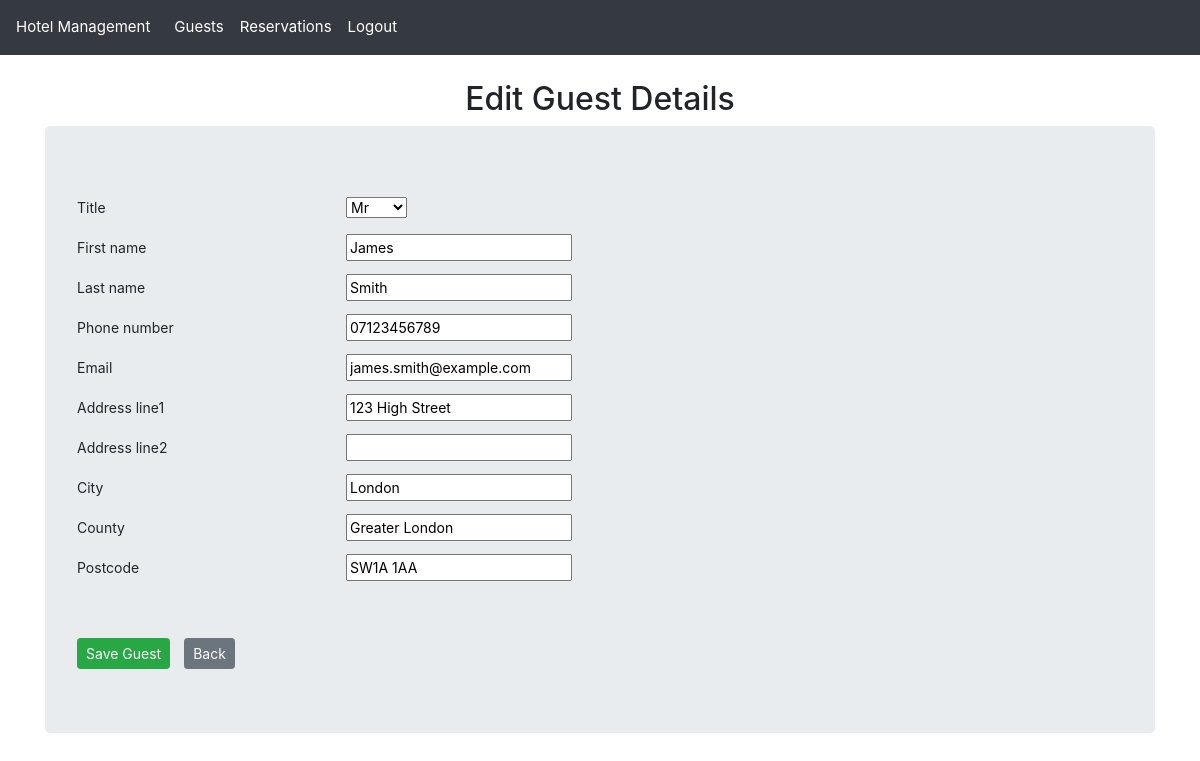
The page /guest/6/update/ (signed in) on the database its author committed.
### hotel_app/models.py (models this page shows, shortened)
class Guest(models.Model):
    guest_id = models.AutoField(primary_key=True)  # Unique identifier for each guest
    title = models.CharField(
        max_length=10,
        validators=[validate_title]
    )  # Guest's title (Mr., Mrs., Ms., etc.)
    first_name = models.CharField(
        max_length=50,
        validators=[
            RegexValidator(
                r'^[A-Za-z\-\' ]+$',
                message="First name can only contain letters, hyphens, apostrophes and spaces"
            )
        ]
    )  # Guest's first name
    last_name = models.CharField(
        max_length=50,
        validators=[
            RegexValidator(
                r'^[A-Za-z\-\' ]+$',
                message="Last name can only contain letters, hyphens, apostrophes and spaces"
            )
        ]
    )  # Guest's last name
    phone_number = models.CharField(
        max_length=11,
        validators=[
            RegexValidator(
                r'^(07\d{9}|0\d{10})$',
                message="Phone number must be a valid UK number with only digits (e.g., '07123456789' or '02012345678')"
            )
        ]
    )  # Contact phone number
    email = models.EmailField(
        max_length=320,
        validators=[
            RegexValidator(
                r'^[a-zA-Z0-9._%+-]+@[a-zA-Z0-9.-]+\.[a-zA-Z]{2,}$',
                message="Please enter a valid email address"
            )
        ]
    )  # Contact email address
    address_line1 = models.CharField(
        max_length=80,
        validators=[
            RegexValidator(
                r'^[A-Za-z0-9\-\',\. ]+$',
                message="Address can only contain letters, numbers, hyphens, apostrophes, commas, periods and spaces"
            )
        ]
    )  # Primary address line
    address_line2 = models.CharField(
        max_length=80,
        blank=True,
        null=True,
        validators=[
            RegexValidator(
                r'^[A-Za-z0-9\-\',\. ]+$',
                message="Address can only contain letters, numbers, hyphens, apostrophes, commas, periods and spaces"
            )
        ]
    )  # Secondary address line (optional)
    city = models.CharField(
        max_length=80,
        validators=[
            RegexValidator(
                r'^[A-Za-z\-\' ]+$',
                message="City can only contain letters, hyphens, apostrophes and spaces"
            )
        ]
    )  # City of residence
    county = models.CharField(
        max_length=80,
        validators=[
            RegexValidator(
                r'^[A-Za-z\-\' ]+$',
                message="County can only contain letters, hyphens, apostrophes and spaces"
            )
        ]
    )  # County/state/region
    postcode = models.CharField(
        max_length=8,
        validators=[
            RegexValidator(
                r'^([A-Za-z][A-Ha-hJ-Yj-y]?\d[A-Za-z\d]? ?\d[A-Za-z]{2}|GIR ?0A{2})$',
                message="Please enter a valid UK postcode (e.g., 'SW1A 1AA', 'M1 1AA' or 'B338TH')"
            )
        ]
    )  # Postal/ZIP code
    @property
    def display_name(self):
        display_name = f"{self.title} {self.first_name[0]}. {self.last_name}"
        logger.info(f"Guest display_name property called: {display_name}")
        return display_name

### hotel_app/views.py (the view)
# urls.py: path('guest/<int:guest_id>/update/', views.guest_update_view, name="guest_update"),
@login_required
def guest_update_view(request, guest_id):
    logger.info(f"Guest update initiated for guest_id: {guest_id} by user: {request.user.username}")
    try:
        guest = Guest.objects.get(guest_id=guest_id)
        logger.info(f"Found guest to update: {guest.display_name}")
        if request.method == "POST":
            form = GuestForm(request.POST, instance=guest)
            if form.is_valid():
                try:
                    updated_guest = form.save()
                    logger.info(f"Successfully updated guest - ID: {updated_guest.guest_id}, Name: {updated_guest.display_name}")
                    return redirect('guest_list')
                except ValidationError as e:
                    logger.info(f"Validation error caught and added to the form")
                    form.add_error(None, e)  # Attach model-level errors to the form
            else:
                logger.warning(f"Guest update form validation failed for guest_id: {guest_id}")
                logger.info(f"Form errors: {form.errors}")
        else:
            form = GuestForm(instance=guest)
            logger.info(f"Displaying edit form for guest: {guest.display_name}")
        return render(request, 'guest_form.html', {
            'form': form,
            'title': 'Edit Guest Details'
        })
    except Guest.DoesNotExist:
        logger.error(f"Attempted to update non-existent guest with ID: {guest_id}")
        raise

### hotel_app/templatetags/custom_filters.py (called while the page is built)
@register.filter(name='is_in_group')
def is_in_group(user, group_name):
    return user.groups.filter(name=group_name).exists()

### hotel_app/templates/guest_form.html (shortened to what this page needs)
{% extends "base.html" %}
{% block content %}
<h2 class="text-center">{{ title }}</h2>
<form method="POST" class="jumbotron">
    {% for field in form  %}
        <div class="form-group row {% if field.errors %}has-error{% endif %}">
            <label for="{{ field.id_for_label }}" class="col-md-3 col-form-label text-left">{{ field.label }}</label>
            <div class="col-md-9">
                {{ field }}
            </div>
        </div>
    {% endfor %}
    <div class="button-group">
        <button class="btn btn-success btn-sm mt-5" type="submit">Save Guest</button>
        <button type="button" class="btn btn-secondary btn-sm mt-5" onclick="history.back()">Back</button>
    </div>
</form>
{% endblock %}

### static/css/styles.css (style rules this page uses)
body { padding-top: 56px; font-size: 14px; }
.form-group { display: flex; align-items: center; margin-bottom: 5px; }
.button-group a, button { margin-right: 10px; }

### rows shown on the page
Guest: form "Mr" "James" "Smith" "07123456789" "james.smith@example.com" "123 High Street" "London" "Greater London" "SW1A 1AA"

### other values the page prints
{{ title }} "Edit Guest Details"
{{ field.label }} "Title" "First name" "Last name" "Phone number" "Email" "Address line1" "Address line2" "City" "County" "Postcode"
